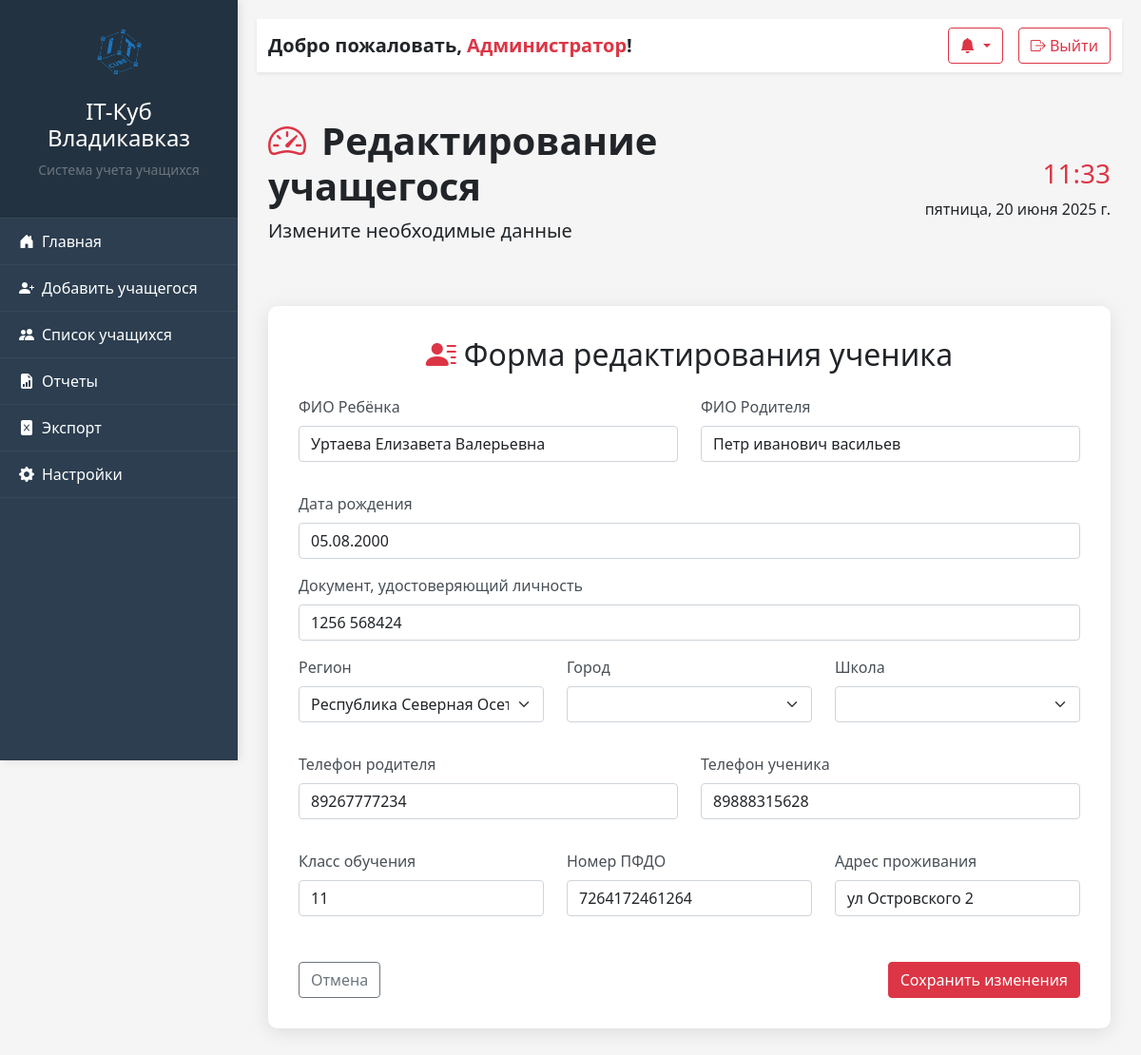
The page /edit_student/2 on the database its author committed.
### data/students.py (models this page shows)
class Student(SqlAlchemyBase):
    __tablename__ = 'students'
    id = sqlalchemy.Column(sqlalchemy.Integer, sqlalchemy.ForeignKey("group_student_id.id_student"),
                           primary_key=True, autoincrement=True)
    name_student = sqlalchemy.Column(sqlalchemy.String, nullable=True)
    name_parent = sqlalchemy.Column(sqlalchemy.String, nullable=True)
    birthday = sqlalchemy.Column(sqlalchemy.String, nullable=True)
    PFDO = sqlalchemy.Column(sqlalchemy.Integer, nullable=True)
    city = sqlalchemy.Column(sqlalchemy.String, nullable=True)
    school = sqlalchemy.Column(sqlalchemy.String, nullable=True)
    student_phone = sqlalchemy.Column(sqlalchemy.Integer, nullable=True)
    parent_phone = sqlalchemy.Column(sqlalchemy.Integer, nullable=True)
    school_class = sqlalchemy.Column(sqlalchemy.Integer, nullable=True)
    document = sqlalchemy.Column(sqlalchemy.Integer, nullable=True)
    adres_of_living = sqlalchemy.Column(sqlalchemy.String, nullable=True)

### server.py (the view, shortened to what this page needs)
@app.route('/edit_student/<int:student_id>', methods=['GET', 'POST'])
def edit_student(student_id):
    db_sess = db_session.create_session()
    student = db_sess.query(Student).get(student_id)
    if not student:
        return redirect('/students')
    form = RegistrationForm(obj=student)
    curr_city = student.city
    curr_school = student.school
    return render_template("edit_student.html", form=form, student_id=student_id, current_city=curr_city, current_school=curr_school)

### api/api_regions.py (called while the page is built)
def get_regions_data():
    return [{"id": REGION_ID,
             "title": "Республика Северная Осетия — Алания"
    }]

### data/db_session.py (called while the page is built)
def create_session() -> Session:
    global __factory
    return __factory()

### templates/edit_student.html (shortened to what this page needs)
{% extends "base.html" %}
{% block page_title %}Редактирование учащегося{% endblock %}
{% block page_subtitle %}Измените необходимые данные{% endblock %}
{% block content %}
<div class="container mt-4">
    <div class="registration-container">
        <h2 class="mb-4 text-center"><i class="bi bi-person-lines-fill me-2 text-danger"></i>Форма редактирования ученика</h2>
        <form action="/edit_student/{{ student_id }}" method="post" novalidate class="needs-validation">
            <div class="row mb-3">
                <div class="col-md-6 mb-3">
                    <label for="name_student" class="form-label">ФИО Ребёнка</label>
                    {{ form.name_student(class="form-control", placeholder="Введите имя ученика") }}
                </div>
                <div class="col-md-6 mb-3">
                    <label for="name_parent" class="form-label">ФИО Родителя</label>
                    {{ form.name_parent(class="form-control", placeholder="Введите имя родителя") }}
                </div>
            </div>
            <div class="mb-3">
                <label for="birthday" class="form-label">Дата рождения</label>
                {{ form.birthday(class="form-control", placeholder="ДД.ММ.ГГГГ") }}
            </div>
            <div class="mb-3">
                <label for="document" class="form-label">Документ, удостоверяющий личность</label>
                {{ form.document(class="form-control", placeholder="Серия и номер паспорта или номер свидетельства о рождении") }}
            </div>
            <div class="row mb-3">
                <div class="col-md-4 mb-3">
                    <label for="region" class="form-label">Регион</label>
                    {{ form.region(class="form-select", onchange="this.form.submit()") }}
                </div>
                <div class="col-md-4 mb-3">
                    <label for="city" class="form-label">Город</label>
                    {{ form.city(class="form-select", onchange="this.form.submit()") }}
                </div>
                <div class="col-md-4 mb-3">
                    <label for="school" class="form-label">Школа</label>
                    {{ form.school(class="form-select") }}
                </div>
            </div>
            <div class="row mb-3">
                <div class="col-md-6 mb-3">
                    <label for="parent_phone" class="form-label">Телефон родителя</label>
                    {{ form.parent_phone(class="form-control") }}
                </div>
                <div class="col-md-6 mb-3">
                    <label for="student_phone" class="form-label">Телефон ученика</label>
                    {{ form.student_phone(class="form-control") }}
                </div>
            </div>
            <div class="row mb-3">
                <div class="col-md-4 mb-3">
                    <label for="school_class" class="form-label">Класс обучения</label>
                    {{ form.school_class(class="form-control", placeholder="Класс обучения") }}
                </div>
                <div class="col-md-4 mb-3">
                    <label for="PFDO" class="form-label">Номер ПФДО</label>
                    {{ form.PFDO(class="form-control", placeholder="Номер сертификата") }}
                </div>
                <div class="col-md-4 mb-3">
                    <label for="adres_of_living" class="form-label">Адрес проживания</label>
                    {{ form.adres_of_living(class="form-control", placeholder="Адрес проживания") }}
                </div>
            </div>
            <div class="d-flex justify-content-between pt-3">
                <a href="/students" class="btn btn-outline-secondary">Отмена</a>
                {{ form.submit(class="btn btn-register", value="Сохранить изменения") }}
            </div>
        </form>
    </div>
</div>
{% endblock %}

### static/css/style.css (style rules this page uses)
:root { --primary-color: #2c3e50; --secondary-color: #3498db; --accent-color: #e74c3c; --light-color: #f8f9fa; --dark-color: #212529; }
body { font-family: 'Segoe UI', Tahoma, Geneva, Verdana, sans-serif; background-color: #f5f5f5; overflow-x: hidden; }

### templates/edit_student.html (style rules this page uses)
.registration-container { background-color: white; border-radius: 10px; padding: 2rem; box-shadow: 0 4px 20px rgba(0, 0, 0, 0.1); margin-bottom: 2rem; }
.form-label { font-weight: 500; color: #495057; }
.btn-register { background-color: #dc3545; border-color: #dc3545; color: white; }

### rows shown on the page
Student: name_student "Уртаева Елизавета Валерьевна", name_parent "Петр иванович васильев", birthday "05.08.2000", document "1256 568424", parent_phone "89267777234", student_phone "89888315628", school_class "11", PFDO "7264172461264", adres_of_living "ул Островского 2"
